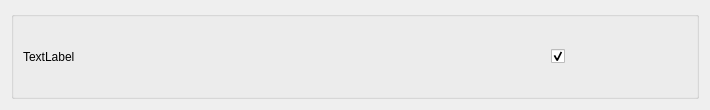
<?xml version="1.0" encoding="UTF-8"?>
<ui version="4.0">
 <class>examCheck</class>
 <widget class="QWidget" name="examCheck">
  <property name="geometry">
   <rect>
    <x>0</x>
    <y>0</y>
    <width>710</width>
    <height>110</height>
   </rect>
  </property>
  <property name="windowTitle">
   <string>Form</string>
  </property>
  <layout class="QVBoxLayout" name="verticalLayout">
   <item>
    <widget class="QGroupBox" name="groupBox">
     <property name="sizePolicy">
      <sizepolicy hsizetype="Minimum" vsizetype="Preferred">
       <horstretch>0</horstretch>
       <verstretch>0</verstretch>
      </sizepolicy>
     </property>
     <property name="title">
      <string/>
     </property>
     <layout class="QHBoxLayout" name="horizontalLayout_2">
      <item>
       <widget class="QLabel" name="examName">
        <property name="minimumSize">
         <size>
          <width>400</width>
          <height>0</height>
         </size>
        </property>
        <property name="maximumSize">
         <size>
          <width>400</width>
          <height>16777215</height>
         </size>
        </property>
        <property name="text">
         <string>TextLabel</string>
        </property>
        <property name="wordWrap">
         <bool>true</bool>
        </property>
       </widget>
      </item>
      <item>
       <layout class="QHBoxLayout" name="horizontalLayout">
        <item>
         <spacer name="horizontalSpacer">
          <property name="orientation">
           <enum>Qt::Horizontal</enum>
          </property>
          <property name="sizeHint" stdset="0">
           <size>
            <width>40</width>
            <height>20</height>
           </size>
          </property>
         </spacer>
        </item>
        <item>
         <widget class="QCheckBox" name="checkBox">
          <property name="sizePolicy">
           <sizepolicy hsizetype="Preferred" vsizetype="Fixed">
            <horstretch>0</horstretch>
            <verstretch>0</verstretch>
           </sizepolicy>
          </property>
          <property name="maximumSize">
           <size>
            <width>16</width>
            <height>16777215</height>
           </size>
          </property>
          <property name="text">
           <string/>
          </property>
          <property name="checked">
           <bool>true</bool>
          </property>
         </widget>
        </item>
        <item>
         <spacer name="horizontalSpacer_2">
          <property name="orientation">
           <enum>Qt::Horizontal</enum>
          </property>
          <property name="sizeHint" stdset="0">
           <size>
            <width>40</width>
            <height>20</height>
           </size>
          </property>
         </spacer>
        </item>
       </layout>
      </item>
     </layout>
    </widget>
   </item>
  </layout>
 </widget>
 <resources/>
 <connections/>
</ui>
